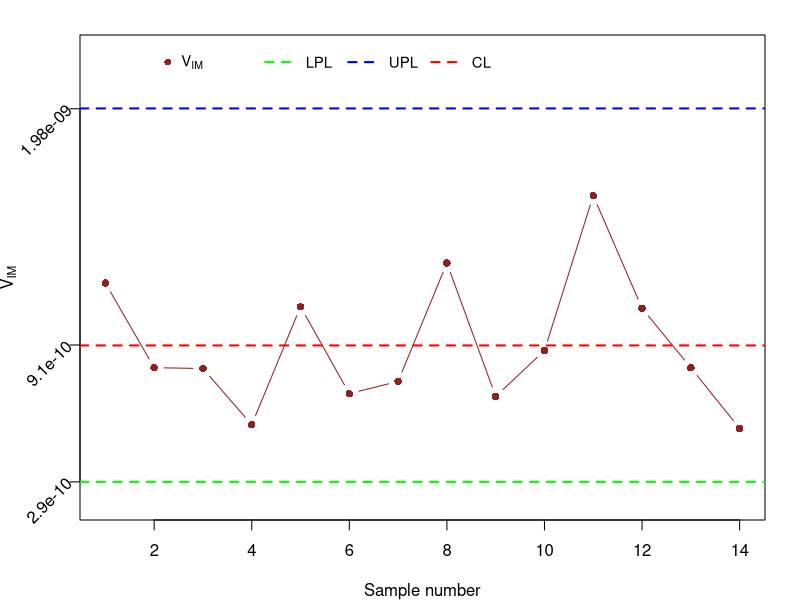

Write the R code that produced this figure.
#tiff("Figure.tiff", units="in", width=4.5, height=4.5, res=300)
set.seed(558)

t=1:14
n=7

L1=0.3194
L2=2.1819

x<-1000*c(22.2,23,24,28.6,21.8,17,26,23.2,18.9,21.9,27.3,13.8,24,20.1,15.7,26.8,27.9,15.3,28.8,16,23.6,53.8,21.7,28.8,17,16.5,15.7,28,13.3,16.5,24.2,17.6,27.8,18.3,17.7,20,13.2,16.9,14.9,15.5,7,15.8,15,38.3,11.2,38.2,26.7,17.1,29,18.3,18.4,18.2,15.9,16.4,23.6,19.2,23.3,20.4,20.9,28.5,23.2,17.9,46.1,39.3,11.8,17.7,30.9,22.4,45,18.2,30.2,21.8,18.2,23,27.2,10.9,25.5,12.4,39.9,17.7,26.3,14.1,21,11.2,10.8,25.7,32.4,13.6,19.1,16.1,53.3,57.3,36.5,19.7,20.8,30.8,20,39.6)


r<- matrix(, nrow = 7, ncol=14)
s=c()
for(i in 1:14){
  r[,i]<-sample(x,7,replace = T)
  s[i]<-((3*7)^-1)*sum(r[,i]^-2)
}


#VIM control limits

UCL=L2*mean(s)
CL=mean(s)
LCL=L1*mean(s)


#VIM control chart
par(mar=c(4,4,1.75,1.75))
plot((s),type ="b",ylim=c(LCL-.091328e-09,UCL+.251328e-09),xlim=c(1,14),ylab = expression('V'[IM]),xlab = "Sample number",col="brown4",pch=16,yaxt="n")

ytick<-c(round(LCL,11),round(CL,11),round(UCL,11))
axis(side=2, at=ytick, labels = FALSE)
text(par("usr")[1], ytick,  
     labels = ytick, srt = 45, pos = 2, xpd = TRUE)


abline(h =mean(s) , col = "red", lty = 2, lwd = 2)
abline(h=LCL,col="green",lwd=2,lty=2)
abline(h=UCL,col="blue",lwd=2,lty=2)


legend(2,UCL+.291328e-09,legend =expression('V'[IM]) ,pch = 16,bty = "n",cex = 0.9,col ="brown4")
legend(4,UCL+.291328e-09,
       c(expression('LPL'),
         expression('UPL'),
         expression('CL')),
       col = c("green","blue","red"),
       lwd = c(2,2,2),lty = c(2,2,2), bty = "n",horiz = T,cex = 0.9)

#dev.off()
